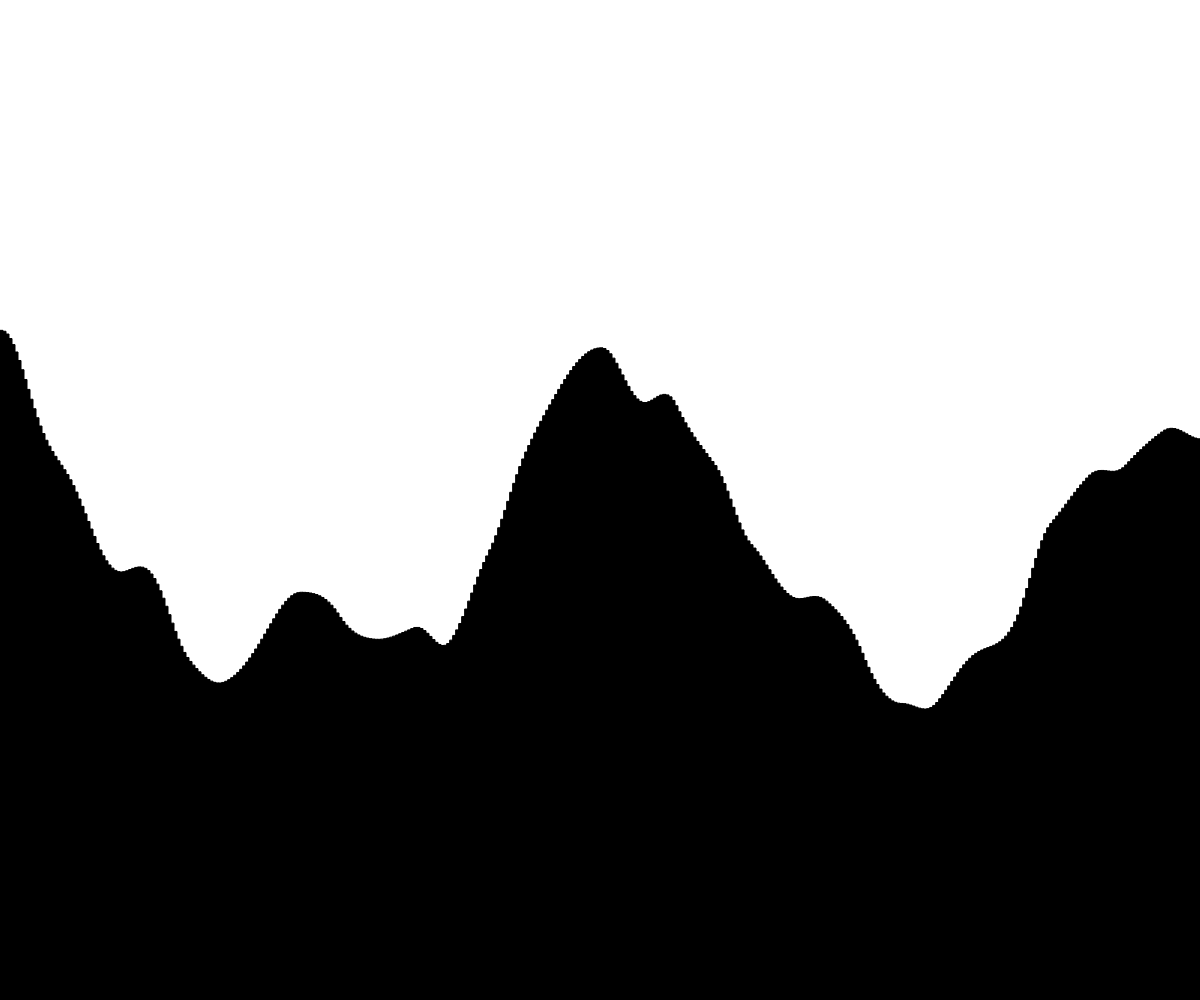
Frame 1 (no input)
Frame 60 (no input): identical to frame 1, image omitted
Frame 120 (the mouse pressed at the canvas centre since frame 60): identical to frame 1, image omitted

The p5.js sketch that drew this single still picture (run headless with seeded random() and noise() and a simulated clock; from frame 60 on, the mouse is pressed at the canvas centre):

// p5.js sketch
// ── sketch.js
// Project Title
// Your Name
// Date
//
// Extra for Experts:
// - describe what you did to take this project "above and beyond"
let numberOfRects;
let rectWidth;
let rects = [];

let time = 0;

function setup() {
  createCanvas(windowWidth, windowHeight);
  numberOfRects = 400;
  rectWidth = width / numberOfRects;
  generateRectangles();
}

function keyPressed() {
  generateRectangles();
}

function draw() {
  background(255);
  fill(0);
  displayRects();
}

function displayRects(){
  for (let i = 0; i < rects.length; i++) {
    rect(rects[i].x, rects[i].y, rects[i].w, rects[i].h);
  }
}

function generateRectangles() {
  for (i = 0; i < numberOfRects; i++) {
    let rectHeight = noise(time) * height;
    let someRect = {
      x: i * rectWidth,
      y: height - rectHeight,
      w: rectWidth,
      h: rectHeight
    };

    rects.push(someRect);
    time += 0.01;
  }
}
